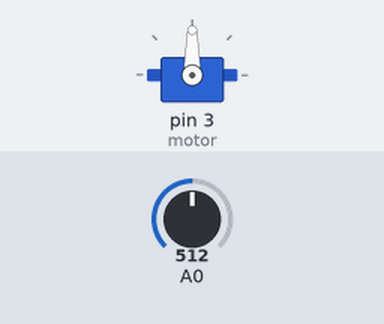
The sketch below on a simulated Arduino Uno, built with avr-gcc and run on an emulated ATmega328P. Shown: servo. The test bench sets the inputs (shaded band); at power-on: A0 = 512.

Above: at 1.2 s.
1.3 s: A0 set to 716
At 2.0 s:
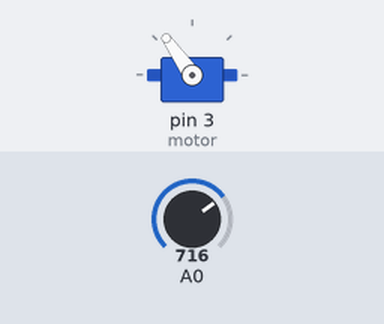
2.8 s: A0 set to 900
At 3.1 s:
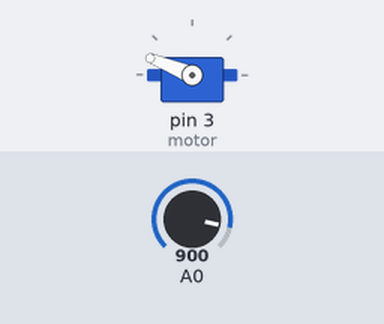
4.3 s: A0 set to 1023
At 5.4 s:
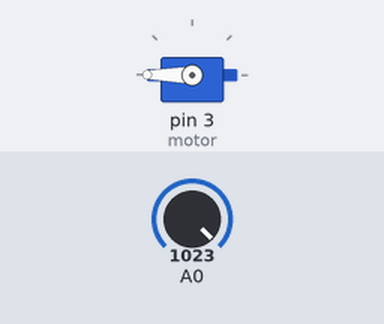
5.8 s: A0 set to 306
At 6.6 s:
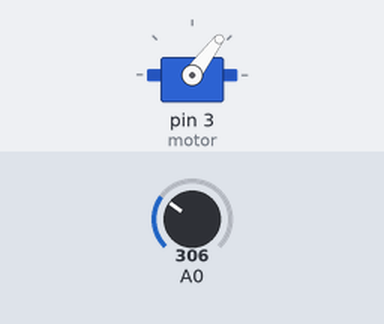
7.3 s: A0 set to 122
At 7.7 s:
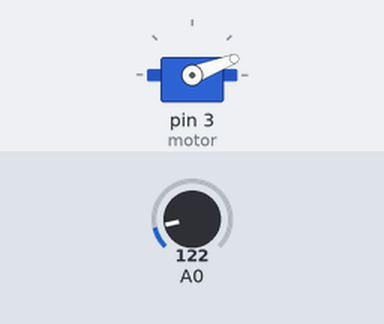
Timing chart, 0 to 9.8 s (numbered marks = the images above; inputs shaded):
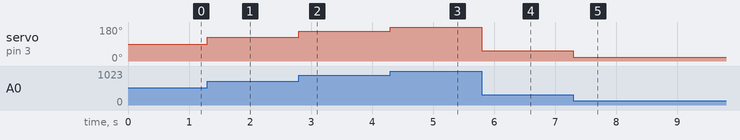

Measured:
- after the input at 1.3 s, servo on pin 3 (motor): 90° → 125° at once
- after the input at 2.8 s, servo on pin 3 (motor): 125° → 158° at once
- after the input at 4.3 s, servo on pin 3 (motor): 158° → 180° at once
- after the input at 5.8 s, servo on pin 3 (motor): 180° → 53° at once
- after the input at 7.3 s, servo on pin 3 (motor): 53° → 21° at once

The sketch:

Servo_Kontrol.ino
```cpp
#include <Servo.h>

Servo motor;
int okuma;
int derece;

void setup() {
  motor.attach(3);
}

void loop() {
  okuma=analogRead(A0);
  derece=map(okuma, 0, 1023,0,180);
  motor.write(derece);
}
```
